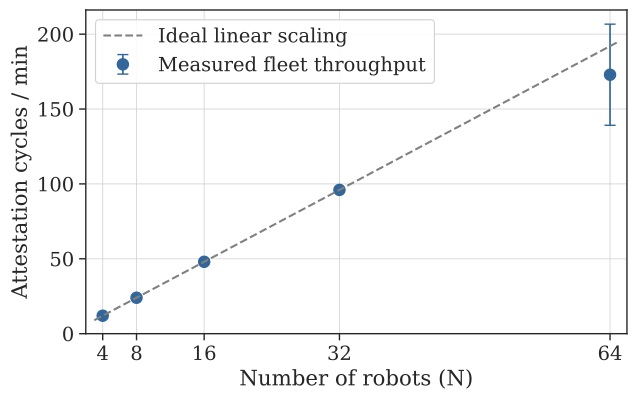

Write the Python code that produced this figure.
#!/usr/bin/env python3
"""
Total fleet attestation throughput vs fleet size (continuous mode).

X-axis : N (number of robots)
Y-axis : total attestation rounds per minute (all robots combined)
Reference line: perfect linear scaling  y = PER_ROBOT_RATE * N

A data line that sits on the linear reference proves the blockchain
coordination does not become a bottleneck as the fleet grows.
"""

from pathlib import Path
import numpy as np
import pandas as pd
import matplotlib.pyplot as plt
import matplotlib.lines as mlines
import seaborn as sns

INPUT_FILE            = "../data/attestation-times/_summary/durations_raw.csv"
VARIANT               = "standard"   # ← continuous-mode variant to plot
SSP_S                 = 20           # sidecar sleep period (s)
ITERQU                = 1            # rolling-hash queue depth
CPU_LIMIT             = 0.4          # sidecar CPU limit
EXPERIMENT_DURATION_S = 120
ATTESTATION_INTERVAL_S = 10
N_VALUES              = [4, 8, 16, 32, 64]

FONT_SCALE  = 1.6
MARKER_SIZE = 8
LINE_WIDTH  = 2.0


def main():
    script_dir = Path(__file__).parent.resolve()
    csv_path   = (script_dir / INPUT_FILE).resolve()
    if not csv_path.exists():
        raise SystemExit(f"CSV not found: {csv_path}")

    df = pd.read_csv(csv_path)
    df = df[df["n_robots"].isin(N_VALUES)]

    required = {"n_robots", "mode", "role", "metric", "run"}
    missing  = required - set(df.columns)
    if missing:
        raise SystemExit(f"Missing columns: {missing}")

    # Total attestations per (n_robots, run) in continuous mode
    sub = df[
        (df["mode"]      == "continuous") &
        (df["variant"]   == VARIANT) &
        (df["ssp_s"]     == SSP_S) &
        (df["iterqu"]    == ITERQU) &
        (df["cpu_limit"] == CPU_LIMIT) &
        (df["role"]      == "prover") &
        (df["metric"]    == "total_lifecycle")
    ]
    counts = (
        sub.groupby(["n_robots", "run"])
           .size()
           .reset_index(name="total_attestations")
    )
    duration_min = EXPERIMENT_DURATION_S / 60.0
    counts["fleet_rounds_per_min"] = counts["total_attestations"] / duration_min

    summary = (
        counts.groupby("n_robots")["fleet_rounds_per_min"]
              .agg(mean="mean", std="std")
              .reset_index()
    )
    summary["std"] = summary["std"].fillna(0.0)

    # Per-robot rate from N=4 (most stable, std=0) as the slope reference
    per_robot_rate = summary.loc[summary["n_robots"] == summary["n_robots"].min(),
                                 "mean"].iloc[0] / summary["n_robots"].min()

    print(f"\n{'N':>6}  {'fleet rounds/min':>18}  {'std':>8}")
    print("-" * 38)
    for _, row in summary.iterrows():
        print(f"{int(row['n_robots']):>6}  {row['mean']:>18.2f}  {row['std']:>8.4f}")
    print(f"\n  Per-robot rate (slope): {per_robot_rate:.4f} rounds/min/robot")
    print(f"  Linear reference: y = {per_robot_rate:.2f} × N\n")

    # ── Plot ──────────────────────────────────────────────────────────────────
    sns.set_theme(context="paper", style="ticks",
                  rc={"xtick.direction": "out", "ytick.direction": "out"},
                  font_scale=FONT_SCALE)
    plt.rcParams.update({"font.family": "serif"})
    c_main = "#336699"   # steel blue
    c_ref  = "gray"

    fig, ax = plt.subplots(figsize=(7, 4.0))

    n_vals = summary["n_robots"].values
    means  = summary["mean"].values
    stds   = summary["std"].values

    # Linear reference line across the full x range
    n_ref = np.linspace(n_vals[0] - 1, n_vals[-1] + 1, 200)
    ax.plot(n_ref, per_robot_rate * n_ref,
            color=c_ref, linewidth=1.5, linestyle="--", zorder=4,
            label="Ideal linear scaling")

    # Measured fleet throughput — markers only (no connecting line)
    ax.errorbar(n_vals, means, yerr=stds,
                fmt="o", color=c_main, capsize=4, markersize=MARKER_SIZE,
                linewidth=1.2, zorder=3,
                label="Measured fleet throughput")

    # Axes
    ax.set_xlabel("Number of robots (N)")
    ax.set_ylabel("Attestation cycles / min")
    ax.set_xticks(n_vals)
    ax.set_xticklabels([str(n) for n in n_vals])
    ax.set_ylim(0, means.max() * 1.25)
    ax.set_xlim(n_vals[0] - 2, n_vals[-1] + 2)
    ax.grid(axis="both", linestyle="-", linewidth=0.7, alpha=0.75)
    ax.set_axisbelow(True)

    # Legend inside axes
    ax.legend(loc="upper left",
              ncol=1, frameon=True, framealpha=0.9, fancybox=True,
              fontsize=plt.rcParams.get("legend.fontsize", 9))

    # fig.suptitle("Fleet attestation throughput — Continuous mode",
    #              y=-0.04, fontsize=plt.rcParams.get("axes.titlesize", 11))

    plt.subplots_adjust(top=0.92)

    out_path = script_dir / "lineplot_attestation_throughput_fleet.pdf"
    fig.savefig(out_path, dpi=300, bbox_inches="tight")
    print(f"[OK] Saved: {out_path}")
    plt.close(fig)


if __name__ == "__main__":
    main()
